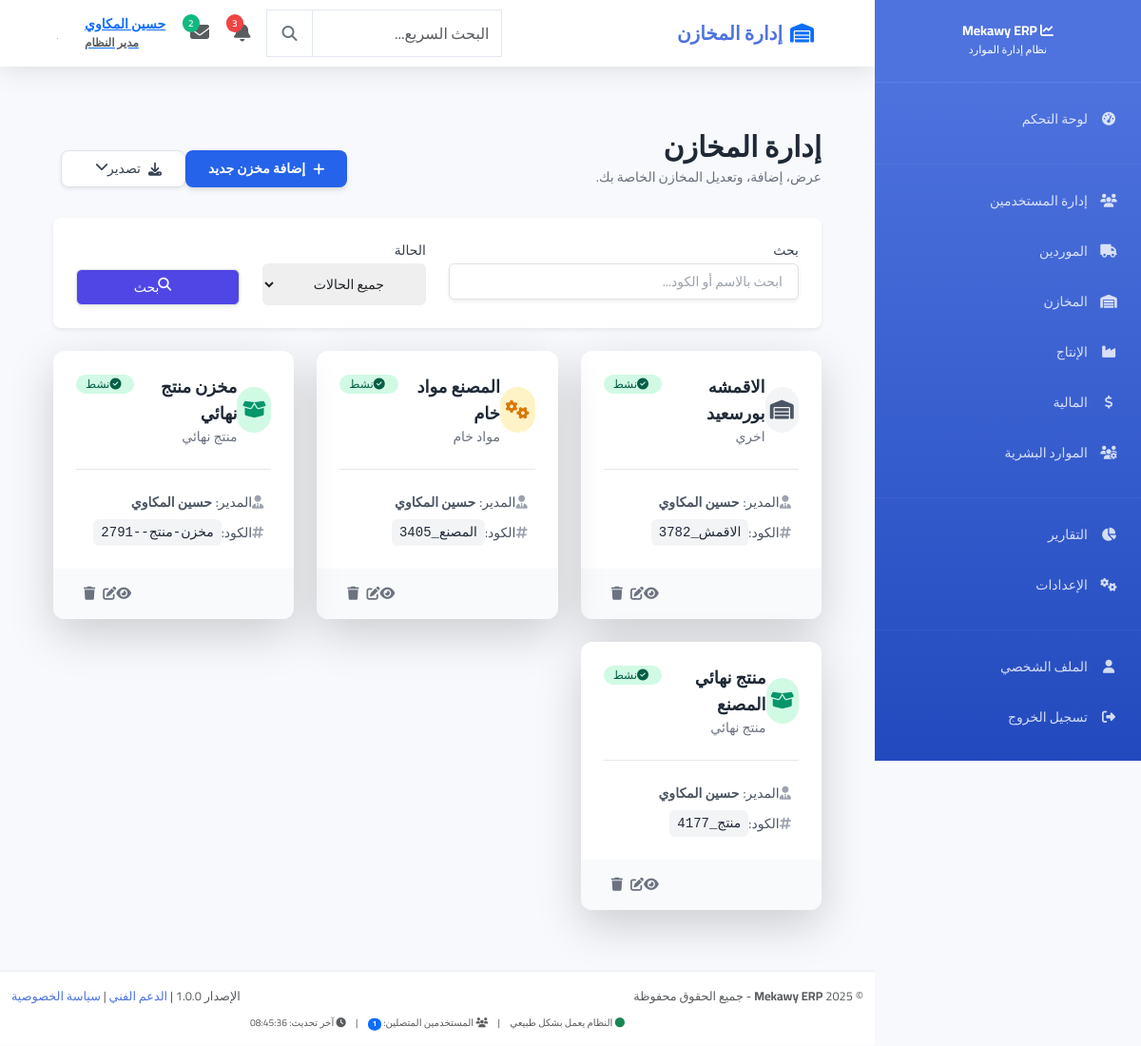
The app's page /warehouses/list/ (signed in) with its own data.
### users/models.py (models this page shows, shortened)
class User(AbstractUser):
    ROLE_CHOICES = [
        ('admin', 'مدير النظام'),
        ('manager', 'مدير'),
        ('warehouse_manager', 'مدير المخازن'),
        ('warehouse_employee', 'موظف مخازن'),
        ('production_manager', 'مدير الإنتاج'),
        ('accountant', 'محاسب'),
        ('employee', 'موظف'),
        ('viewer', 'مشاهد فقط'),
    ]
    email = models.EmailField(unique=True, verbose_name="البريد الإلكتروني")
    phone = models.CharField(max_length=20, blank=True, null=True, verbose_name="رقم الهاتف")
    role = models.CharField(max_length=20, choices=ROLE_CHOICES, default='employee', verbose_name="الدور")
    department = models.CharField(max_length=100, blank=True, null=True, verbose_name="القسم")
    profile_picture = models.ImageField(upload_to='profile_pics/', blank=True, null=True, verbose_name="الصورة الشخصية")
    is_active = models.BooleanField(default=True, verbose_name="نشط")
    created_at = models.DateTimeField(auto_now_add=True, verbose_name="تاريخ الإنشاء")
    updated_at = models.DateTimeField(auto_now=True, verbose_name="آخر تحديث")
    USERNAME_FIELD = 'email'
    REQUIRED_FIELDS = ['username', 'first_name', 'last_name']
    class Meta:
        db_table = 'users_user'
        verbose_name = 'مستخدم'
        verbose_name_plural = 'المستخدمون'
    @property
    def full_name(self):
        return f"{self.first_name} {self.last_name}".strip()

### warehouses/models.py (models this page shows, shortened)
class Warehouse(models.Model):
    WAREHOUSE_TYPES = [
        ('raw_materials', 'مواد خام'),
        ('fabric', 'اقمشه'),
        ('finished_product', 'منتج نهائي'),
        ('other', 'اخري'),
    ]
    name = models.CharField(max_length=100, verbose_name="اسم المخزن")
    code = models.CharField(max_length=50, unique=True, verbose_name="كود المخزن")
    type = models.CharField(max_length=20, choices=WAREHOUSE_TYPES, default='other', verbose_name="نوع المخزن")
    description = models.TextField(blank=True, verbose_name="الوصف")
    manager = models.ForeignKey(User, on_delete=models.SET_NULL, null=True, blank=True, verbose_name="المدير")
    is_active = models.BooleanField(default=True, verbose_name="نشط")
    created_at = models.DateTimeField(auto_now_add=True, verbose_name="تاريخ الإنشاء")
    updated_at = models.DateTimeField(auto_now=True, verbose_name="آخر تعديل")
    class Meta:
        verbose_name = "مخزن"
        verbose_name_plural = "المخازن"

### warehouses/views.py (the view)
# urls.py: path('list/', views.WarehouseListView.as_view(), name='warehouse_list'),
class WarehouseListView(LoginRequiredMixin, ListView):
    model = Warehouse
    template_name = 'warehouses/warehouse_list.html'
    context_object_name = 'warehouses'
    paginate_by = 25
    def get_queryset(self):
        queryset = Warehouse.objects.select_related('manager').all()
        search = self.request.GET.get('search')
        status = self.request.GET.get('status')
        if search:
            queryset = queryset.filter(
                Q(name__icontains=search) | Q(code__icontains=search)
            )
        if status == 'active':
            queryset = queryset.filter(is_active=True)
        elif status == 'inactive':
            queryset = queryset.filter(is_active=False)
        return queryset.order_by('name')
    def get_context_data(self, **kwargs):
        context = super().get_context_data(**kwargs)
        all_warehouses = Warehouse.objects.all()
        context.update({
            'total_warehouses': all_warehouses.count(),
            'active_warehouses': all_warehouses.filter(is_active=True).count(),
            'inactive_warehouses': all_warehouses.filter(is_active=False).count(),
            'warehouses_without_manager': all_warehouses.filter(manager__isnull=True).count(),
        })
        return context

### templates/warehouses/warehouse_list.html (shortened to what this page needs)
{% extends 'base.html' %}
{% load static %}
{% block extra_css %}
<link href="https://cdn.jsdelivr.net/npm/tailwindcss@2.2.19/dist/tailwind.min.css" rel="stylesheet">
{% endblock %}
{% block content %}
<div class="container mx-auto px-4 py-8">
    <div class="flex flex-col sm:flex-row justify-between items-start sm:items-center mb-8">
        <div>
            <h1 class="text-3xl font-bold text-gray-800">إدارة المخازن</h1>
            <p class="mt-1 text-sm text-gray-500">عرض، إضافة، وتعديل المخازن الخاصة بك.</p>
        </div>
        <div class="mt-4 sm:mt-0 flex space-x-2 rtl:space-x-reverse">
            <a href="{% url 'warehouses:warehouse_add' %}" class="inline-flex items-center px-4 py-2 bg-blue-600 text-white font-semibold rounded-lg shadow-md hover:bg-blue-700 focus:outline-none focus:ring-2 focus:ring-offset-2 focus:ring-blue-500 transition ease-in-out duration-150">
                <i class="fas fa-plus ml-2 rtl:mr-2"></i>
                إضافة مخزن جديد
            </a>
            <div class="relative">
                <button type="button" class="inline-flex items-center px-4 py-2 bg-white text-gray-700 border border-gray-300 rounded-lg shadow-sm hover:bg-gray-50 focus:outline-none focus:ring-2 focus:ring-offset-2 focus:ring-indigo-500" id="export-menu-button" aria-expanded="true" aria-haspopup="true">
                    <i class="fas fa-download ml-2 rtl:mr-2"></i>
                    تصدير
                    <i class="fas fa-chevron-down -mr-1 ml-2 h-5 w-5 rtl:mr-2 rtl:-ml-1"></i>
                </button>
            </div>
        </div>
    </div>
    <div class="bg-white p-4 rounded-lg shadow-sm mb-6">
        <form method="get" class="grid grid-cols-1 md:grid-cols-3 lg:grid-cols-4 gap-4">
            <div class="md:col-span-2 lg:col-span-2">
                <label for="search" class="block text-sm font-medium text-gray-700">بحث</label>
                <input type="text" name="search" id="search" value="{{ request.GET.search }}" placeholder="ابحث بالاسم أو الكود..." class="mt-1 block w-full px-3 py-2 bg-white border border-gray-300 rounded-md shadow-sm focus:outline-none focus:ring-indigo-500 focus:border-indigo-500 sm:text-sm">
            </div>
            <div>
                <label for="status" class="block text-sm font-medium text-gray-700">الحالة</label>
                <select name="status" id="status" class="mt-1 block w-full pl-3 pr-10 py-2 text-base border-gray-300 focus:outline-none focus:ring-indigo-500 focus:border-indigo-500 sm:text-sm rounded-md">
                    <option value="">جميع الحالات</option>
                </select>
            </div>
            <div class="flex items-end">
                <button type="submit" class="w-full inline-flex justify-center items-center px-4 py-2 border border-transparent text-sm font-medium rounded-md shadow-sm text-white bg-indigo-600 hover:bg-indigo-700 focus:outline-none focus:ring-2 focus:ring-offset-2 focus:ring-indigo-500">
                    <i class="fas fa-search -ml-1 mr-2 h-5 w-5 rtl:ml-2 rtl:-mr-1"></i>
                    بحث
                </button>
            </div>
        </form>
    </div>
    <div class="grid grid-cols-1 md:grid-cols-2 lg:grid-cols-3 gap-6">
        {% for warehouse in warehouses %}
        <div class="bg-white rounded-xl shadow-lg overflow-hidden transition duration-300 card-hover">
            <div class="p-6">
                <div class="flex items-start justify-between">
                    <div class="flex items-center space-x-4 rtl:space-x-reverse">
                        <div class="icon-bg rounded-full flex items-center justify-center
                            {% if warehouse.type == 'raw_materials' %} bg-yellow-100 text-yellow-600
                            {% elif warehouse.type == 'fabric' %} bg-blue-100 text-blue-600
                            {% elif warehouse.type == 'finished_product' %} bg-green-100 text-green-600
                            {% else %} bg-gray-100 text-gray-600 {% endif %}">
                            <i class="fas
                                {% if warehouse.type == 'raw_materials' %} fa-cogs
                                {% elif warehouse.type == 'fabric' %} fa-layer-group
                                {% elif warehouse.type == 'finished_product' %} fa-box-open
                                {% else %} fa-warehouse {% endif %} text-xl"></i>
                        </div>
                        <div>
                            <a href="{% url 'warehouses:warehouse_detail' warehouse.pk %}" class="text-lg font-bold text-gray-800 hover:text-indigo-600">{{ warehouse.name }}</a>
                            <p class="text-sm text-gray-500">{{ warehouse.get_type_display }}</p>
                        </div>
                    </div>
                    <div>
                        {% if warehouse.is_active %}
                            <span class="inline-flex items-center px-2.5 py-0.5 rounded-full text-xs font-medium bg-green-100 text-green-800">
                                <i class="fas fa-check-circle mr-1 rtl:ml-1"></i> نشط
                            </span>
                        {% else %}
                            <span class="inline-flex items-center px-2.5 py-0.5 rounded-full text-xs font-medium bg-red-100 text-red-800">
                                <i class="fas fa-times-circle mr-1 rtl:ml-1"></i> غير نشط
                            </span>
                        {% endif %}
                    </div>
                </div>
                <div class="mt-4 border-t border-gray-200 pt-4">
                    <div class="flex items-center text-sm text-gray-600">
                        <i class="fas fa-user-tie mr-2 rtl:ml-2 text-gray-400"></i>
                        المدير: <strong class="mx-1">{{ warehouse.manager.get_full_name|default:"غير محدد" }}</strong>
                    </div>
                    <div class="flex items-center text-sm text-gray-600 mt-2">
                        <i class="fas fa-hashtag mr-2 rtl:ml-2 text-gray-400"></i>
                        الكود: <code class="bg-gray-100 text-gray-800 px-2 py-1 rounded-md">{{ warehouse.code }}</code>
                    </div>
                </div>
            </div>
            <div class="bg-gray-50 px-6 py-3 flex items-center justify-end space-x-2 rtl:space-x-reverse">
                <a href="{% url 'warehouses:warehouse_detail' warehouse.pk %}" class="text-gray-500 hover:text-indigo-600" title="عرض التفاصيل"><i class="fas fa-eye"></i></a>
                <a href="{% url 'warehouses:warehouse_edit' warehouse.pk %}" class="text-gray-500 hover:text-blue-600" title="تعديل"><i class="fas fa-edit"></i></a>
                <a href="#" onclick="deleteWarehouse({{ warehouse.pk }}, '{{ warehouse.name }}')" class="text-gray-500 hover:text-red-600" title="حذف"><i class="fas fa-trash"></i></a>
            </div>
        </div>
        {% empty %}
        <div class="md:col-span-2 lg:col-span-3 text-center py-16">
            <i class="fas fa-warehouse fa-4x text-gray-300"></i>
            <h3 class="mt-4 text-lg font-medium text-gray-800">لا توجد مخازن</h3>
            <p class="mt-1 text-sm text-gray-500">ابدأ بإضافة مخزن جديد لإدارة مخزونك.</p>
        </div>
        {% endfor %}
    </div>
</div>
{% endblock %}

### templates/partials/navbar.html (shortened to what this page needs)
<nav class="navbar navbar-expand-lg">
    <div class="container-fluid px-3">
        <div class="navbar-brand mb-0 fw-bold fs-5">
            {% block page_title %}
                {% if request.resolver_match.url_name == 'index' %}
                    <i class="fas fa-tachometer-alt text-primary me-2"></i>لوحة التحكم
                {% elif 'users' in request.resolver_match.app_name %}
                    <i class="fas fa-users text-primary me-2"></i>إدارة المستخدمين
                {% elif 'suppliers' in request.resolver_match.app_name %}
                    <i class="fas fa-truck text-primary me-2"></i>إدارة الموردين
                {% elif 'warehouses' in request.resolver_match.app_name %}
                    <i class="fas fa-warehouse text-primary me-2"></i>إدارة المخازن
                {% elif 'production' in request.resolver_match.app_name %}
                    <i class="fas fa-industry text-primary me-2"></i>إدارة الإنتاج
                {% elif 'finance' in request.resolver_match.app_name %}
                    <i class="fas fa-chart-line text-primary me-2"></i>إدارة المالية
                {% elif 'hr' in request.resolver_match.app_name %}
                    <i class="fas fa-users-cog text-primary me-2"></i>الموارد البشرية
                {% else %}
                    <i class="fas fa-chart-line text-primary me-2"></i>Mekawy ERP
                {% endif %}
            {% endblock %}
        </div>
        <div class="d-flex align-items-center gap-2">
            <div class="search-container d-none d-md-block">
                <div class="input-group">
                    <input type="text" class="form-control search-input" placeholder="البحث السريع..." style="width: 200px;">
                    <button class="btn btn-outline-secondary search-btn" type="button">
                        <i class="fas fa-search"></i>
                    </button>
                </div>
            </div>
            <div class="dropdown">
                <button class="btn btn-link position-relative p-2" data-bs-toggle="dropdown">
                    <i class="fas fa-bell fs-5 text-muted"></i>
                    <span class="notification-badge">3</span>
                </button>
            </div>
            <div class="dropdown">
                <button class="btn btn-link position-relative p-2" data-bs-toggle="dropdown">
                    <i class="fas fa-envelope fs-5 text-muted"></i>
                    <span class="message-badge">2</span>
                </button>
            </div>
            <div class="dropdown">
                <button class="btn btn-link d-flex align-items-center gap-2 p-2" data-bs-toggle="dropdown">
                    <div class="user-info text-end d-none d-lg-block">
                        <div class="fw-semibold">{{ user.get_full_name|default:user.username }}</div>
                        <small class="text-muted">{{ user.get_role_display|default:"مستخدم" }}</small>
                    </div>
                    {% if user.profile_picture %}
                        <img src="{{ user.profile_picture.url }}" class="user-avatar" alt="{{ user.get_full_name }}">
                    {% else %}
                        <div class="user-avatar-placeholder">
                            {{ user.get_full_name|first|upper|default:"U" }}
                        </div>
                    {% endif %}
                </button>
            </div>
        </div>
    </div>
</nav>

### records on screen
User: get_full_name "حسين المكاوي", role "مدير النظام", get_full_name|first "ح"
Warehouse: name "الاقمشه بورسعيد", type "اخري", is_active True (drawn), manager.get_full_name "حسين المكاوي", code "الاقمش_3782"
Warehouse: name "المصنع مواد خام", type "مواد خام", is_active True (drawn), manager.get_full_name "حسين المكاوي", code "المصنع_3405"
Warehouse: name "مخزن منتج نهائي", type "منتج نهائي", is_active True (drawn), manager.get_full_name "حسين المكاوي", code "مخزن-منتج--2791"
Warehouse: name "منتج نهائي المصنع", type "منتج نهائي", is_active True (drawn), manager.get_full_name "حسين المكاوي", code "منتج_4177"

### other values on screen
{{ online_users_count|default:"0" }} "1"
{{ last_update|default:"الآن" }} "08:45:36"
